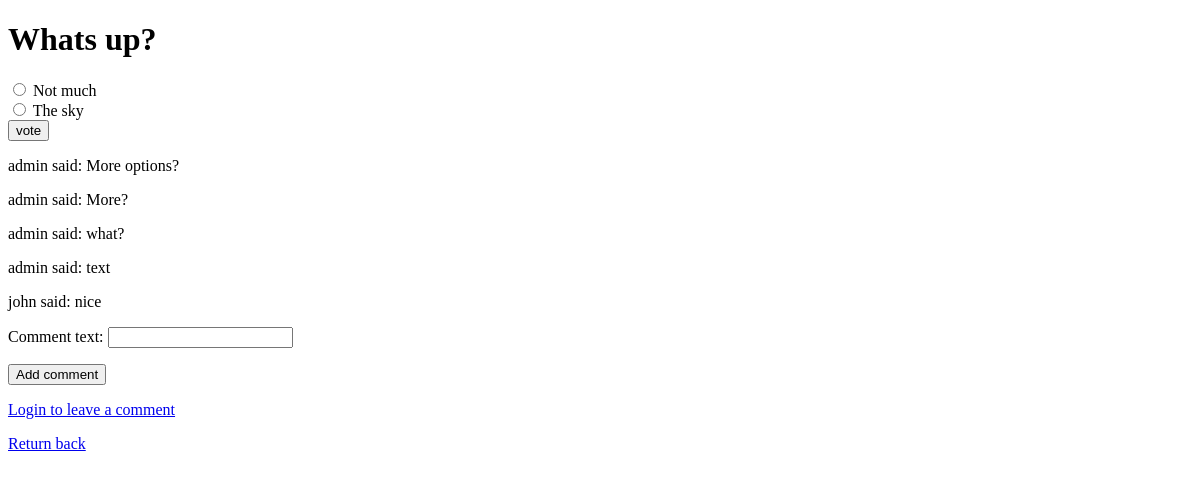
The page /polls/1/ on the database as committed earlier.
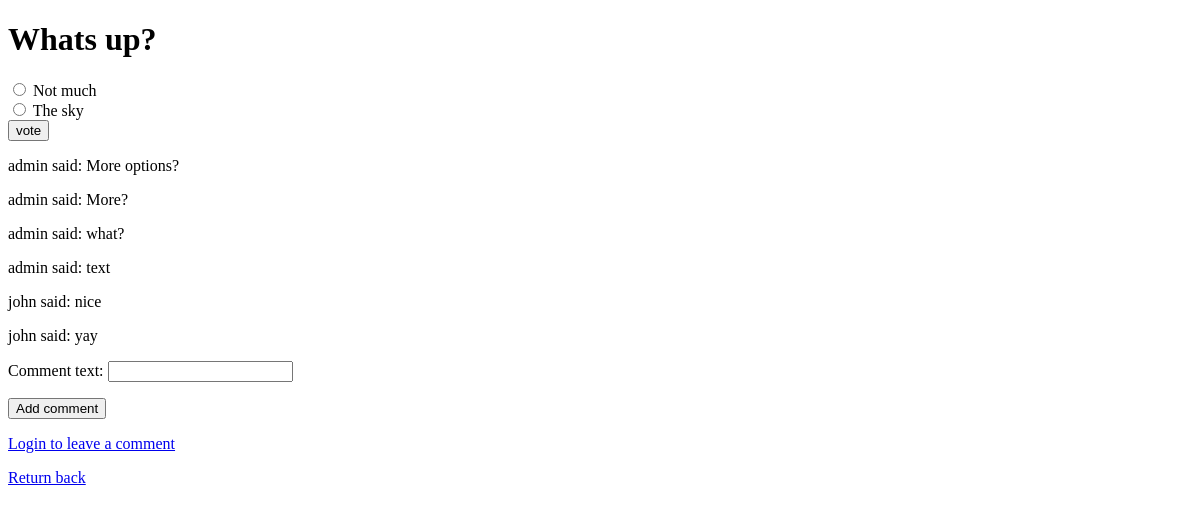
The same page on the database as committed later.
### polls/models.py (models this page shows, shortened)
class Choice(models.Model):
    question = models.ForeignKey(Question, on_delete=models.CASCADE)
    choice_text = models.CharField(max_length=200)
    votes = models.IntegerField(default=0)

class Comment(models.Model):
    user = models.ForeignKey(User, on_delete=models.CASCADE)
    comment_text = models.CharField(max_length=200)
    question = models.ForeignKey(Question, on_delete=models.CASCADE, default=1)

### polls/views.py (the view, shortened to what this page needs)
# urls.py: path('<int:pk>/', views.DetailView.as_view(), name='detail'),
class DetailView(generic.DetailView):
    model = Question
    template_name ='polls/detail.html'
    def get(self, request, *args, **kwargs):
        question = self.get_object()
        comments = Comment.objects.all()
        sqlq = request.GET.get('search')
        if sqlq:
            comments = Comment.objects.raw("SELECT * FROM Comment WHERE title LIKE '%{}%'".format(sqlq))
        form = CommentForm()
        return render(request, self.template_name, {'question': question, 'comments': comments, 'form': form})

### polls/forms.py
class CommentForm(forms.ModelForm):
    class Meta:
        model = Comment
        fields = ['comment_text']

### polls/templates/polls/detail.html (shortened to what this page needs)
<!doctype html>
<html lang="en-US">
  <head>
  </head>
  <body>
    <h1>{{ question.question_text }}</h1>
    <form action="{% url 'polls:vote' question.id %}" method="post">
      {% for choice in question.choice_set.all %}
        <input type="radio" name="choice" id="choice{{forloop.counter }}" value="{{ choice.id }}">
        <label for="choice{{ forloop.counter }}">{{ choice.choice_text }}</label><br>
      {% endfor %}
      <input type="submit" value="vote">
    </form>
    {% block content %}
     {% for comment in comments %}
      <p>{{ comment.user.username }} said: {{comment.comment_text }}</p>
     {% endfor %}
     <form method="post" action="{% url 'polls:detail' question.id %}">
      {{ form.as_p }}
      <button type="submit">Add comment</button>
     </form>
    {% endblock %}
    <p><a href="{% url 'polls:login' %}">Login to leave a comment</a></p>
    <p><a href="{% url 'polls:index' %}">Return back</a></p>
  </body>
</html>

Rows that differ between the two databases and show on the page:
added Comment: user.username "john", comment_text "yay"
